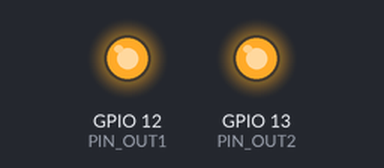
Bench run of a sketch on a simulated ESP32. Shown: output pins drawn as LEDs (lit = HIGH). The camera gives no picture; what the sketch prints to the serial monitor is not drawn.

Above: at 0.4 s.
Timing chart, 0 to 1.9 s (numbered marks = the images above):
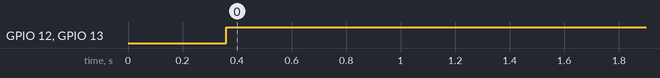

The sketch:

Gitting_RGB_V4.ino
```cpp
#include "esp_camera.h"
#include "Arduino.h"

// Select camera model (must match your hardware)
#define CAMERA_MODEL_AI_THINKER
#define PIN_OUT1 12
#define PIN_OUT2 13

// Pin definitions for ESP32-CAM AI-Thinker
#if defined(CAMERA_MODEL_AI_THINKER)
  #define PWDN_GPIO_NUM     32
  #define RESET_GPIO_NUM    -1
  #define XCLK_GPIO_NUM      0
  #define SIOD_GPIO_NUM     26
  #define SIOC_GPIO_NUM     27
  #define Y9_GPIO_NUM       35
  #define Y8_GPIO_NUM       34
  #define Y7_GPIO_NUM       39
  #define Y6_GPIO_NUM       36
  #define Y5_GPIO_NUM       21
  #define Y4_GPIO_NUM       19
  #define Y3_GPIO_NUM       18
  #define Y2_GPIO_NUM        5
  #define VSYNC_GPIO_NUM    25
  #define HREF_GPIO_NUM     23
  #define PCLK_GPIO_NUM     22
#endif

// 9 rolling history arrays, each with 11 elements
byte detectedHistory[9][11] = {0};
byte currentIndex[9] = {0};

// Reverse bits utility
uint16_t reverse_bits(uint16_t n) {
  uint16_t result = 0;
  for (int i = 0; i < 16; i++) {
    result <<= 1;
    result |= (n & 1);
    n >>= 1;
  }
  return result;
}

// Capture 9 pixels around center
void get_nine_pixels(uint16_t* pPix) {
  camera_fb_t *fb = esp_camera_fb_get();
  if (!fb) {
    Serial.println("Failed to capture image");
    return;
  }

  uint16_t *pixels = (uint16_t *)fb->buf;
  int y = fb->height / 2;
  int x = fb->width / 2;

  // 9 pixels: center + surrounding square
  int dx[9] = {0, -1, +1,  0, 0, -1, +1, -1, +1};
  int dy[9] = {0,  0,  0, -1, +1, -1, +1, +1, -1};

  for (int i = 0; i < 9; i++) {
    int px = x + dx[i];
    int py = y + dy[i];
    pPix[i] = reverse_bits(pixels[py * fb->width + px]);
  }

  esp_camera_fb_return(fb);
}

void setup() {
  Serial.begin(115200);
  Serial.println("ESP32-CAM 9 Pixel Detection with Rolling Memory");

  pinMode(PIN_OUT1, OUTPUT);
  pinMode(PIN_OUT2, OUTPUT);

  // Camera configuration
  camera_config_t config;
  config.ledc_channel = LEDC_CHANNEL_0;
  config.ledc_timer = LEDC_TIMER_0;
  config.pin_d0 = Y2_GPIO_NUM;
  config.pin_d1 = Y3_GPIO_NUM;
  config.pin_d2 = Y4_GPIO_NUM;
  config.pin_d3 = Y5_GPIO_NUM;
  config.pin_d4 = Y6_GPIO_NUM;
  config.pin_d5 = Y7_GPIO_NUM;
  config.pin_d6 = Y8_GPIO_NUM;
  config.pin_d7 = Y9_GPIO_NUM;
  config.pin_xclk = XCLK_GPIO_NUM;
  config.pin_pclk = PCLK_GPIO_NUM;
  config.pin_vsync = VSYNC_GPIO_NUM;
  config.pin_href = HREF_GPIO_NUM;
  config.pin_sscb_sda = SIOD_GPIO_NUM;
  config.pin_sscb_scl = SIOC_GPIO_NUM;
  config.pin_pwdn = PWDN_GPIO_NUM;
  config.pin_reset = RESET_GPIO_NUM;
  config.xclk_freq_hz = 20000000;
  config.pixel_format = PIXFORMAT_RGB565;

  config.frame_size = FRAMESIZE_QVGA;
  config.jpeg_quality = 12;
  config.fb_count = 1;

  esp_err_t err = esp_camera_init(&config);
  if (err != ESP_OK) {
    Serial.printf("Camera init failed with error 0x%x", err);
    return;
  }
}

void loop() {
  uint16_t pixels[9];
  get_nine_pixels(pixels);

  byte pixelDominantColor[9];

  for (int i = 0; i < 9; i++) {
    uint16_t colorCode = pixels[i];

    byte RedCode = (colorCode >> 11) & 0b00011111;
    byte GreenCode = (colorCode >> 5) & 0b00111111;
    byte BlueCode = colorCode & 0b00011111;

    RedCode *= 2;
    BlueCode *= 2;

    byte colorValue;
    if (GreenCode >= RedCode && GreenCode >= BlueCode) {
      colorValue = 1;
    } else if (RedCode >= GreenCode && RedCode >= BlueCode) {
      colorValue = 3;
    } else {
      colorValue = 2;
    }

    detectedHistory[i][currentIndex[i]] = colorValue;
    currentIndex[i]++;
    if (currentIndex[i] >= 11) currentIndex[i] = 0;

    byte greenCount = 0, blueCount = 0, redCount = 0;
    for (int j = 0; j < 11; j++) {
      if (detectedHistory[i][j] == 1) greenCount++;
      else if (detectedHistory[i][j] == 2) blueCount++;
      else if (detectedHistory[i][j] == 3) redCount++;
    }

    byte dominantColor;
    if (greenCount >= blueCount && greenCount >= redCount) {
      dominantColor = 1;
    } else if (blueCount >= greenCount && blueCount >= redCount) {
      dominantColor = 2;
    } else {
      dominantColor = 3;
    }

    pixelDominantColor[i] = dominantColor;
  }

  byte totalGreen = 0, totalBlue = 0, totalRed = 0;
  for (int i = 0; i < 9; i++) {
    if (pixelDominantColor[i] == 1) totalGreen++;
    else if (pixelDominantColor[i] == 2) totalBlue++;
    else if (pixelDominantColor[i] == 3) totalRed++;
  }

  String finalColor = "Unknown";
  if (totalGreen >= totalBlue && totalGreen >= totalRed) {
    finalColor = "Green";
  } else if (totalBlue >= totalGreen && totalBlue >= totalRed) {
    finalColor = "Blue";
  } else if (totalRed >= totalGreen && totalRed >= totalBlue) {
    finalColor = "Red";
  }

  Serial.print("Final Detected Color (from 9 pixels): ");
  Serial.println(finalColor);

  // Set outputs based on detected color
  if (finalColor == "Green") {
    digitalWrite(PIN_OUT1, HIGH);
    digitalWrite(PIN_OUT2, HIGH);
  }
  else if (finalColor == "Blue") {
    digitalWrite(PIN_OUT1, LOW);
    digitalWrite(PIN_OUT2, LOW);
  }
  else if (finalColor == "Red") {
    digitalWrite(PIN_OUT1, HIGH);
    digitalWrite(PIN_OUT2, LOW);
  }
  else {
    digitalWrite(PIN_OUT1, LOW);
    digitalWrite(PIN_OUT2, LOW);
  }

  delay(200);
}
```

Measured:
- by itself, GPIO 12 (PIN_OUT1), GPIO 13 (PIN_OUT2): LOW → HIGH at 0.36 s
